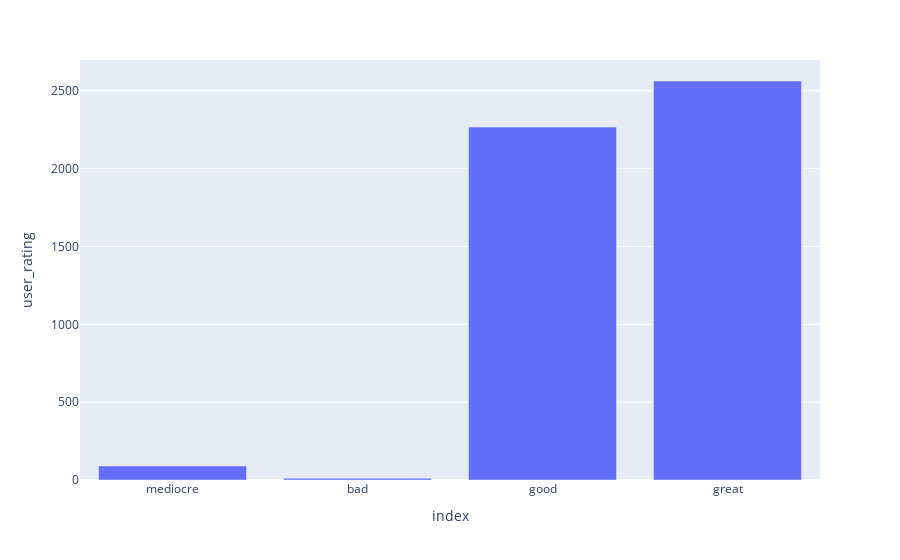

Notebook cell for this chart:
### Code cell
aux_df = pd.DataFrame(df['user_rating'].value_counts())
aux_df = aux_df.reindex(['mediocre', 'bad', 'good', 'great']).reset_index()

px.bar(aux_df, x='index', y='user_rating')

### Figure 1 — Plotly figure (JSON) as saved in the notebook; plotly's stock layout.template omitted (floating-point values rounded to 4 significant figures)
{"data": [{"alignmentgroup": "True", "hovertemplate": "index=%{x}<br>user_rating=%{y}<extra></extra>", "legendgroup": "", "marker": {"color": "#636efa", "pattern": {"shape": ""}}, "name": "", "offsetgroup": "", "orientation": "v", "showlegend": false, "textposition": "auto", "type": "bar", "x": ["mediocre", "bad", "good", "great"], "xaxis": "x", "y": [90, 11, 2267, 2563], "yaxis": "y"}], "layout": {"barmode": "relative", "legend": {"tracegroupgap": 0}, "margin": {"t": 60}, "xaxis": {"anchor": "y", "domain": [0, 1], "title": {"text": "index"}}, "yaxis": {"anchor": "x", "domain": [0, 1], "title": {"text": "user_rating"}}}}
